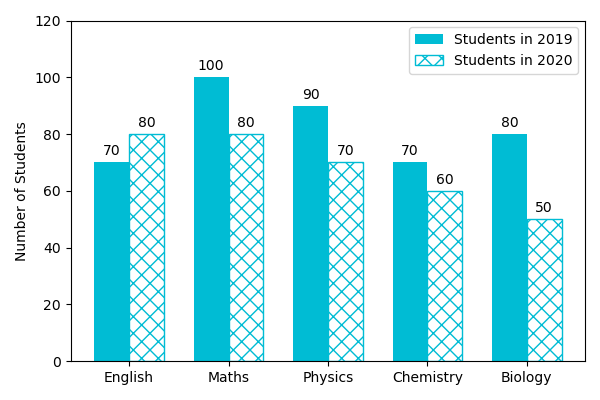

This chart was generated by the following Python code:
import csv
import matplotlib.pyplot as plt
import numpy as np

# Read data from CSV to ensure values match the source exactly
csv_path = 'students_bar_chart.csv'
subjects = []
students_2019 = []
students_2020 = []
with open(csv_path, newline='') as f:
    reader = csv.DictReader(f)
    for row in reader:
        subjects.append(row['Subject'])
        students_2019.append(int(row['Students_2019']))
        students_2020.append(int(row['Students_2020']))

x = np.arange(len(subjects))
width = 0.35

fig, ax = plt.subplots(figsize=(6, 4))

# Match colors and style exactly
bars1 = ax.bar(x - width/2, students_2019, width, label='Students in 2019', color='#00bcd4')
bars2 = ax.bar(
    x + width/2,
    students_2020,
    width,
    label='Students in 2020',
    color='white',
    edgecolor='#00bcd4',
    hatch='xx'
)

# Add numbers on top of bars (no decimals)
for bar in bars1:
    height = int(bar.get_height())
    ax.annotate(
        f'{height}',
        xy=(bar.get_x() + bar.get_width() / 2, height),
        xytext=(0, 3),
        textcoords='offset points',
        ha='center',
        va='bottom',
        fontsize=10
    )
for bar in bars2:
    height = int(bar.get_height())
    ax.annotate(
        f'{height}',
        xy=(bar.get_x() + bar.get_width() / 2, height),
        xytext=(0, 3),
        textcoords='offset points',
        ha='center',
        va='bottom',
        fontsize=10
    )

ax.set_ylabel('Number of Students')
ax.set_xticks(x)
ax.set_xticklabels(subjects)
ax.set_ylim(0, 120)
ax.legend()
plt.tight_layout()
plt.savefig('students_bar_chart.png')
plt.close()
print('Bar chart saved as students_bar_chart.png')
